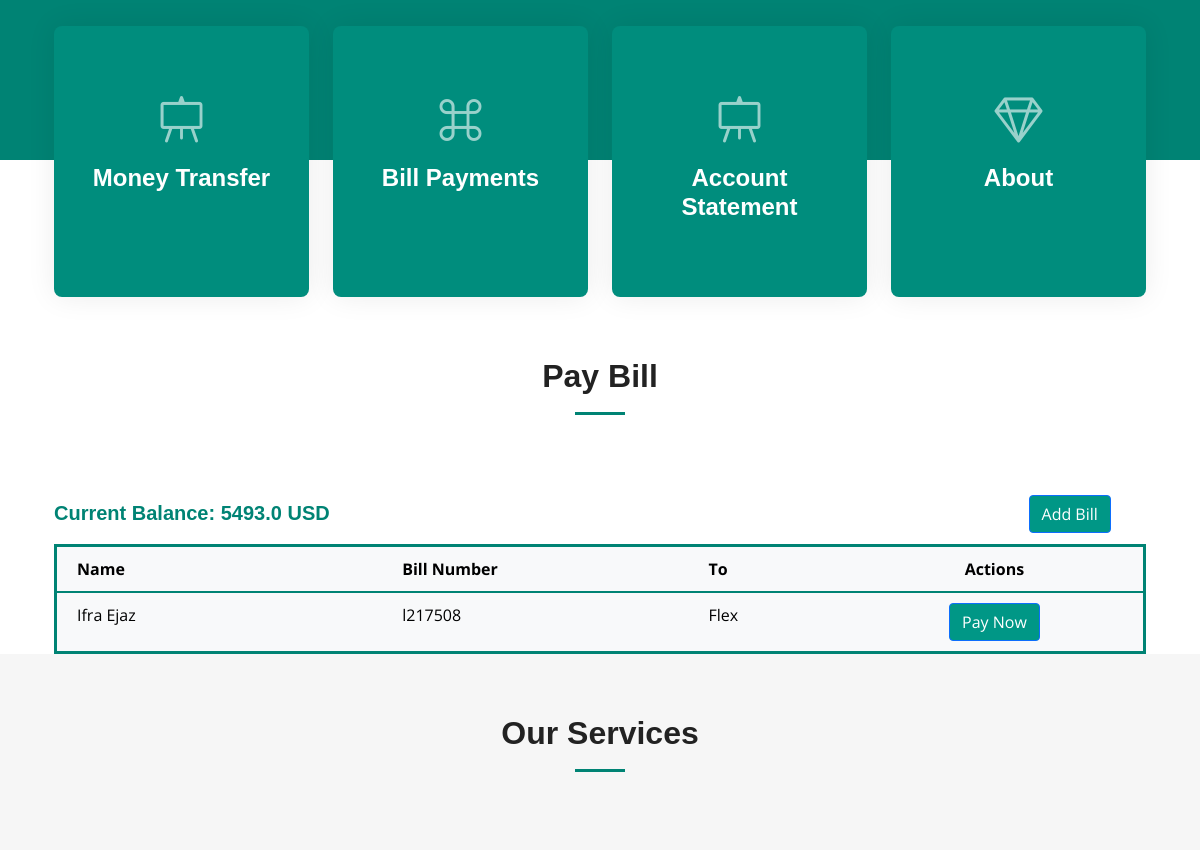
The app's page /billpayment/ (signed in, middle part), older data.
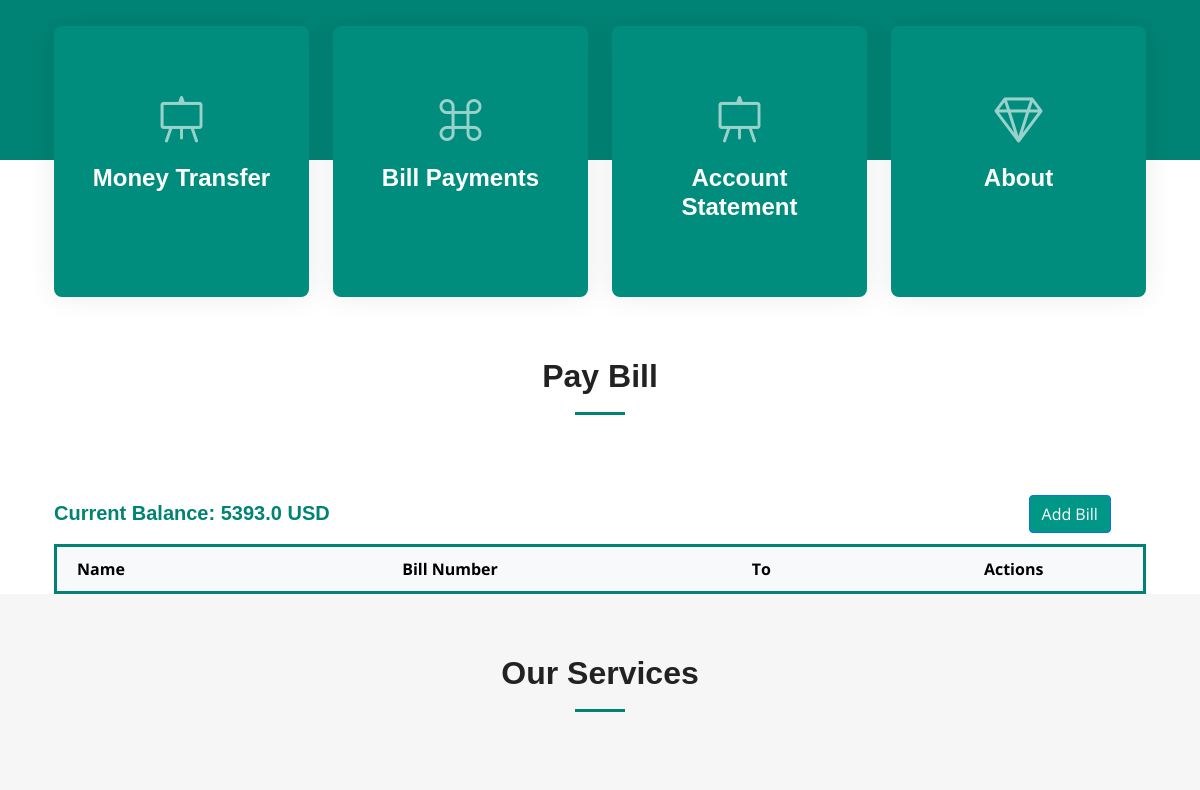
The same page, newer data.
### app/models.py (models this page shows, shortened)
class Accounts(models.Model):
    SAVING = 'Saving'
    CURRENT = 'Current'
    FIXED_DEPOSIT = 'Fixed Deposit'
    ACCOUNT_TYPE_CHOICES = [
        (SAVING, 'Saving'),
        (CURRENT, 'Current'),
        (FIXED_DEPOSIT, 'Fixed Deposit'),
    ]
    ACTIVE = 'Active'
    INACTIVE = 'Inactive'
    STATUS_CHOICES = [
        (ACTIVE, 'Active'),
        (INACTIVE, 'Inactive'),
    ]
    user = models.ForeignKey(User, on_delete=models.CASCADE)
    account_number = models.CharField(max_length=100, unique=True)
    balance = models.FloatField()
    account_type = models.CharField(max_length=20, choices=ACCOUNT_TYPE_CHOICES, default=CURRENT)
    status = models.CharField(max_length=20, choices=STATUS_CHOICES, default=ACTIVE)
    bank_id = models.ForeignKey('Banks', on_delete=models.CASCADE, default=11)

class UserBill(models.Model):
    user = models.ForeignKey(User, on_delete=models.CASCADE, related_name='bills')
    customer = models.ForeignKey(BillCustomer, on_delete=models.CASCADE, related_name='bills')
    timestamp = models.DateTimeField(auto_now_add=True)
    def __str__(self):
        return f'Bill {self.pk} for {self.user.username}'

class BillCustomer(models.Model):
    bill_number = models.CharField(max_length=25)
    name = models.CharField(max_length=255)
    company = models.ForeignKey(BillCompany, on_delete=models.CASCADE, related_name='customers')

class BillCompany(models.Model):
    name = models.CharField(max_length=255)

### app/views.py (the view)
# urls.py: path('billpayment/', views.billpayment, name='billpayment'),
def billpayment(request):
    user_id = request.session.get('user')
    user = get_object_or_404(User, pk=user_id)
    account = get_object_or_404(Accounts, user=user)
    bills = UserBill.objects.filter(user_id=user).select_related('customer', 'customer__company')
    billcompanies = BillCompany.objects.all()
    print(bills)
    return render(request, 'dashboard/billpayment.html', {
        'User': user,
        'billcompanies': billcompanies,
        'bills': bills,
        'account': account,
        'services': services
    })

### app/templates/Dashboard/billpayment.html (shortened to what this page needs)
{% extends 'Dashboard/index.html' %}
{% load static %}
{% block extra_head %}
  <link href="https://cdnjs.cloudflare.com/ajax/libs/font-awesome/5.15.3/css/all.min.css" rel="stylesheet">
{% endblock extra_head %}
{% block content %}
<div class="section-header">
  <h2>Pay Bill</h2>
</div>
<div class="container">
    <div class="row">
        <div class="col-6">
            <h5 style="font-weight: bold; font-family: 'Arial', sans-serif; color: #008374; margin-top: 1%;">
                Current Balance: {{ account.balance }} USD
            </h5>
        </div>
        <div class="col-6">
            <a href="#" class="btn btn-primary" style="background-color:#009786; margin-left: 78%; margin-bottom: 2%;" data-bs-toggle="modal" data-bs-target="#addMobileTopUpModal">
                Add Bill
            </a>
        </div>
    </div>
    <div class="row">
        <div class="col-12">
            <table class="table table-borderless table-hover" style="border-collapse: collapse; border: 3px solid #008374; margin-bottom: 0;">
                <thead style="border-bottom: 2px solid #008374; background-color: #f8f9fa;">
                    <tr>
                        <th style="padding: 10px 20px; width: 30%; border-bottom: 1px solid #008374;">Name</th>
                        <th style="padding: 10px 20px; border-bottom: 1px solid #008374;">Bill Number</th>
                        <th style="padding: 10px 20px; border-bottom: 1px solid #008374;">To</th>
                        <th style="padding: 10px 20px; border-bottom: 1px solid #008374; text-align: center;">Actions</th>
                    </tr>
                </thead>
                <tbody style="border: 2px solid #008374; background-color: #f8f9fa;">
                    {% for bill in bills %}
                    <tr style="border-bottom: 1px solid #008374;">
                        <td style="padding: 10px 20px;">{{ bill.customer.name }}</td>
                        <td style="padding: 10px 20px;">{{ bill.customer.bill_number }}</td>
                        <td style="padding: 10px 20px;">{{ bill.customer.company.name }}</td>
                        <td style="padding: 10px 20px; text-align: center;">
                            <a href="{% url 'paybill' %}?name={{ bill.customer.name }}&bill_no={{ bill.customer.bill_number}}&balance={{ account.balance }}" class="btn btn-primary" style="background-color:#009786;">
                                Pay Now
                            </a>
                        </td>
                    </tr>
                {% endfor %}
                </tbody>
            </table>
        </div>
    </div>
</div>
<section id="services" class="services sections-bg">
    <div class="container" data-aos="fade-up">
      <div class="section-header">
        <h2>Our Services</h2>
      </div>
      <div class="row gy-4" data-aos="fade-up" data-aos-delay="100">
      </div>
    </div>
  </section>
  {% endblock content %}

Row changes from the older to the newer data that the page shows:
removed UserBill: customer.name "Ifra Ejaz", customer.bill_number "l217508", customer.company.name "Flex"
changed Accounts: balance "5493.0" → "5393.0"
